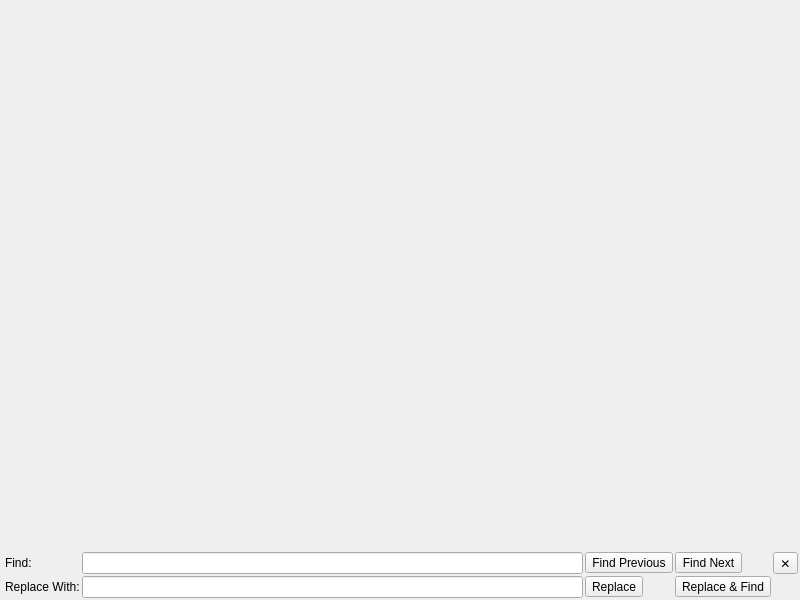
<?xml version="1.0" encoding="UTF-8"?>
<ui version="4.0">
 <class>TextEdit</class>
 <widget class="QWidget" name="TextEdit">
  <property name="geometry">
   <rect>
    <x>0</x>
    <y>0</y>
    <width>800</width>
    <height>600</height>
   </rect>
  </property>
  <property name="windowTitle">
   <string>Code Editor</string>
  </property>
  <layout class="QVBoxLayout" name="verticalLayout">
   <property name="spacing">
    <number>0</number>
   </property>
   <property name="leftMargin">
    <number>0</number>
   </property>
   <property name="topMargin">
    <number>0</number>
   </property>
   <property name="rightMargin">
    <number>0</number>
   </property>
   <property name="bottomMargin">
    <number>0</number>
   </property>
   <item>
    <layout class="QHBoxLayout" name="codeHeader">
     <property name="spacing">
      <number>2</number>
     </property>
     <property name="topMargin">
      <number>0</number>
     </property>
     <property name="rightMargin">
      <number>2</number>
     </property>
     <item>
      <spacer name="horizontalSpacer">
       <property name="orientation">
        <enum>Qt::Horizontal</enum>
       </property>
       <property name="sizeHint" stdset="0">
        <size>
         <width>40</width>
         <height>20</height>
        </size>
       </property>
      </spacer>
     </item>
     <item>
      <widget class="QLabel" name="lineLabel">
       <property name="text">
        <string notr="true"/>
       </property>
      </widget>
     </item>
    </layout>
   </item>
   <item>
    <widget class="TextWidget" name="editor" native="true">
     <property name="sizePolicy">
      <sizepolicy hsizetype="Expanding" vsizetype="Expanding">
       <horstretch>0</horstretch>
       <verstretch>0</verstretch>
      </sizepolicy>
     </property>
    </widget>
   </item>
   <item>
    <widget class="QWidget" name="findWidget" native="true">
     <property name="minimumSize">
      <size>
       <width>0</width>
       <height>30</height>
      </size>
     </property>
     <layout class="QGridLayout" name="gridLayout">
      <property name="leftMargin">
       <number>5</number>
      </property>
      <property name="topMargin">
       <number>2</number>
      </property>
      <property name="rightMargin">
       <number>2</number>
      </property>
      <property name="bottomMargin">
       <number>2</number>
      </property>
      <property name="spacing">
       <number>2</number>
      </property>
      <item row="0" column="3">
       <widget class="QToolButton" name="pushNext">
        <property name="text">
         <string>Find Next</string>
        </property>
       </widget>
      </item>
      <item row="0" column="5">
       <widget class="QToolButton" name="pushClose">
        <property name="text">
         <string notr="true">✕</string>
        </property>
        <property name="shortcut">
         <string notr="true">Esc</string>
        </property>
        <property name="autoRepeatDelay">
         <number>300</number>
        </property>
       </widget>
      </item>
      <item row="1" column="0">
       <widget class="QLabel" name="replaceLabel">
        <property name="text">
         <string>Replace With:</string>
        </property>
       </widget>
      </item>
      <item row="1" column="2">
       <widget class="QToolButton" name="pushReplace">
        <property name="text">
         <string>Replace</string>
        </property>
       </widget>
      </item>
      <item row="1" column="3">
       <widget class="QToolButton" name="pushReplaceFind">
        <property name="text">
         <string>Replace &amp;&amp; Find</string>
        </property>
       </widget>
      </item>
      <item row="0" column="0">
       <widget class="QLabel" name="findLabel">
        <property name="text">
         <string>Find:</string>
        </property>
       </widget>
      </item>
      <item row="1" column="1">
       <widget class="QLineEdit" name="lineReplace">
        <property name="text">
         <string notr="true"/>
        </property>
       </widget>
      </item>
      <item row="0" column="1">
       <widget class="QLineEdit" name="lineFind">
        <property name="text">
         <string notr="true"/>
        </property>
       </widget>
      </item>
      <item row="0" column="2">
       <widget class="QToolButton" name="pushPrevious">
        <property name="text">
         <string>Find Previous</string>
        </property>
       </widget>
      </item>
     </layout>
    </widget>
   </item>
  </layout>
  <action name="actionSaveCurrent">
   <property name="text">
    <string>Save Current</string>
   </property>
   <property name="shortcut">
    <string notr="true">Ctrl+S</string>
   </property>
  </action>
  <action name="actionCloseCurrent">
   <property name="text">
    <string>Close Current</string>
   </property>
   <property name="shortcut">
    <string notr="true">Ctrl+W</string>
   </property>
  </action>
  <action name="actionCloseAll">
   <property name="text">
    <string>Close All</string>
   </property>
   <property name="shortcut">
    <string notr="true">Ctrl+Shift+W</string>
   </property>
  </action>
  <action name="actionFind">
   <property name="text">
    <string>Find</string>
   </property>
   <property name="shortcut">
    <string notr="true">Ctrl+F</string>
   </property>
  </action>
 </widget>
 <customwidgets>
  <customwidget>
   <class>TextWidget</class>
   <extends>QWidget</extends>
   <header>textwidget.h</header>
   <container>1</container>
  </customwidget>
 </customwidgets>
 <resources/>
 <connections/>
</ui>
